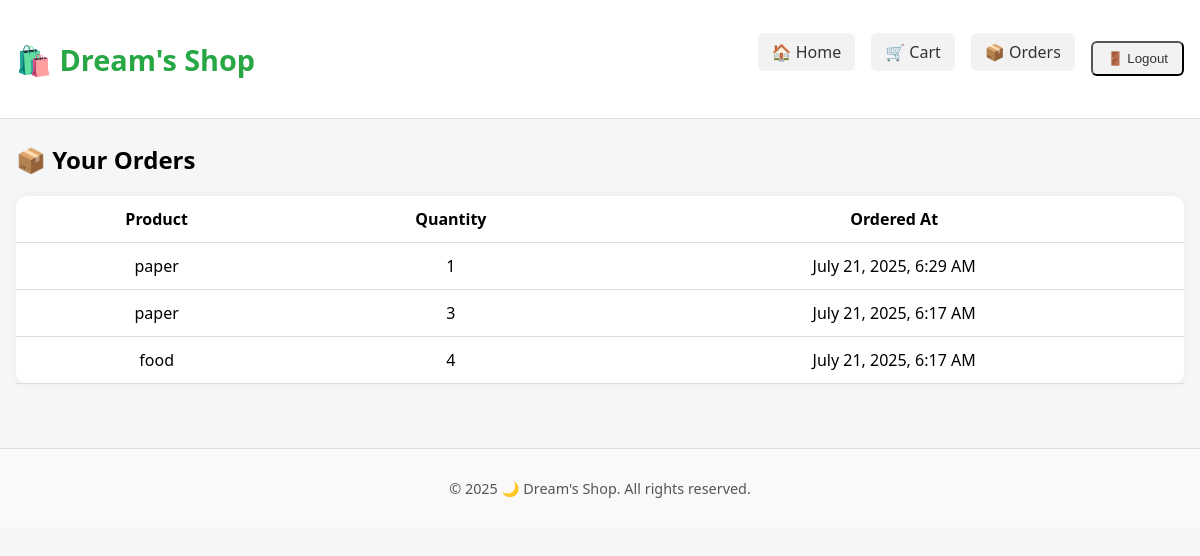
Screenshot of /orders/ (signed in) with the database file from the repository.
### store/models.py (models this page shows, shortened)
class Order(models.Model):
    user = models.ForeignKey(User, on_delete=models.CASCADE)
    product = models.ForeignKey(Product, on_delete=models.CASCADE)
    quantity = models.PositiveIntegerField()
    ordered_at = models.DateTimeField(auto_now_add=True)

class Product(models.Model):
    name = models.CharField(max_length=255)
    price = models.DecimalField(max_digits=8, decimal_places=2)
    image = models.ImageField(upload_to='products/')
    description = models.TextField()

### store/views.py (the view)
# urls.py: path('orders/', OrderListView.as_view(), name='orders'),
class OrderListView(LoginRequiredMixin, ListView):
    model = Order
    template_name = 'store/orders.html'
    context_object_name = 'orders'
    def get_queryset(self):
        return Order.objects.filter(user=self.request.user).order_by('-ordered_at')

### store/templates/store/orders.html (shortened to what this page needs)
{% extends 'base.html' %}
{% block content %}
<main>
    <h2>📦 Your Orders</h2>
    {% if orders %}
        <table class="order-table">
            <thead>
                <tr>
                    <th>Product</th>
                    <th>Quantity</th>
                    <th>Ordered At</th>
                </tr>
            </thead>
            <tbody>
                {% for order in orders %}
                    <tr>
                        <td>{{ order.product.name }}</td>
                        <td>{{ order.quantity }}</td>
                        <td>{{ order.ordered_at|date:"F j, Y, g:i A" }}</td>
                    </tr>
                {% endfor %}
            </tbody>
        </table>
    {% else %}
        <p>You haven't placed any orders yet. <a href="{% url 'home' %}">Start shopping</a> 🛒</p>
    {% endif %}
</main>
{% endblock %}

### static/style.css (style rules this page uses)
body { font-family: 'Segoe UI', sans-serif; background: #f4f6f8; margin: 0; padding: 0; }
.cart-container, .checkout-container, .product-detail, .order-table { padding: 2rem; background-color: #fff; border-radius: 12px; box-shadow: 0 0 10px rgba(0,0,0,0.05); margin-bottom: 2rem; }
table { width: 100%; border-collapse: collapse; margin-top: 1rem; }
th, td { padding: 12px 16px; text-align: center; border-bottom: 1px solid #ddd; }

### rows the page displays
Order: product.name "paper", quantity "1", ordered_at "July 21, 2025, 6:29 AM"
Order: product.name "paper", quantity "3", ordered_at "July 21, 2025, 6:17 AM"
Order: product.name "food", quantity "4", ordered_at "July 21, 2025, 6:17 AM"
